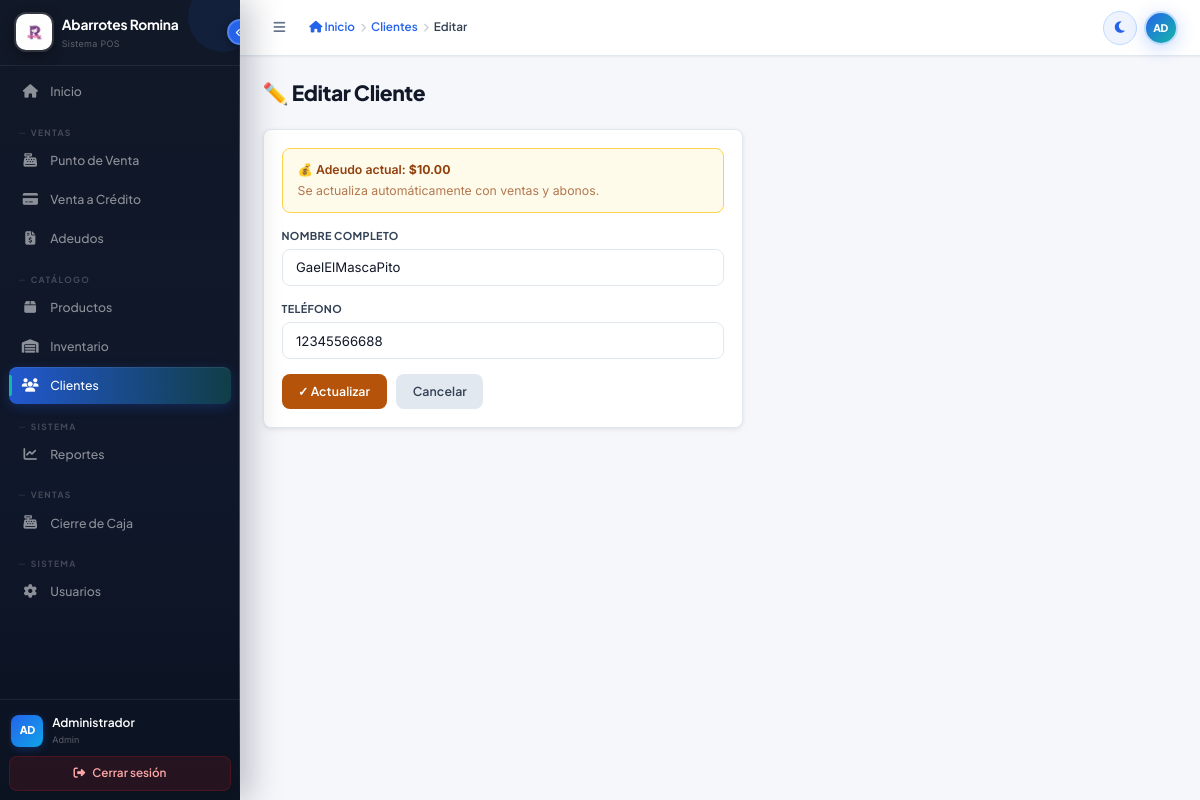
Page /clientes/editar.php?id=3 (signed in) on the committed database.
### tables this page shows
CREATE TABLE `clientes` (
  `id_cliente` int(11) NOT NULL AUTO_INCREMENT,
  `nombre` varchar(100) NOT NULL,
  `telefono` varchar(20) DEFAULT NULL,
  `adeudo` decimal(10,2) NOT NULL DEFAULT 0.00,
  `fecha_registro` timestamp NOT NULL DEFAULT current_timestamp(),
  PRIMARY KEY (`id_cliente`)
);

### clientes/editar.php (the view, shortened to what this page needs)
<?php
require_once '../includes/config.php';
$id=isset($_GET['id'])?(int)$_GET['id']:0;
$s=$conn->prepare("SELECT * FROM clientes WHERE id_cliente=?");
$s->bind_param("i",$id);$s->execute();
$cliente=$s->get_result()->fetch_assoc();
?>
<div class="page-head"><div class="page-title">✏️ Editar Cliente</div></div>
<div style="max-width:480px">
  <div class="card"><div class="card-body">
    <div style="background:var(--naranja-bg);border:1px solid var(--naranja-borde);border-radius:8px;padding:.75rem 1rem;margin-bottom:1rem;font-size:.82rem;color:#92400e;font-weight:600">
      💰 Adeudo actual: <strong><?=dinero($cliente['adeudo'])?></strong>
      <span style="opacity:.7;font-weight:400;display:block;margin-top:2px">Se actualiza automáticamente con ventas y abonos.</span>
    </div>
    <form method="POST">
      <div class="form-group"><label class="form-label">Nombre completo</label>
        <input type="text" name="nombre" class="form-control" required value="<?=e($cliente['nombre'])?>"></div>
      <div class="form-group"><label class="form-label">Teléfono</label>
        <input type="text" name="telefono" class="form-control" value="<?=e($cliente['telefono'])?>"></div>
      <div style="display:flex;gap:.65rem">
        <button type="submit" class="btn btn-naranja">✓ Actualizar</button>
        <a href="listar.php" class="btn btn-gris">Cancelar</a>
      </div>
    </form>
  </div></div>
</div>

### rows in the picture
clientes: adeudo "$10.00", nombre "GaelElMascaPito", telefono "12345566688"

### other values in the picture
$item['label'] "Inicio"
$glabel "VENTAS"
$item['label'] "Punto de Venta"
$item['label'] "Venta a Crédito"
$item['label'] "Adeudos"
$glabel "CATÁLOGO"
$item['label'] "Productos"
$item['label'] "Inventario"
$item['label'] "Clientes"
$glabel "SISTEMA"
$item['label'] "Reportes"
$item['label'] "Cierre de Caja"
$item['label'] "Usuarios"
$ini "AD"
$user "Administrador"
